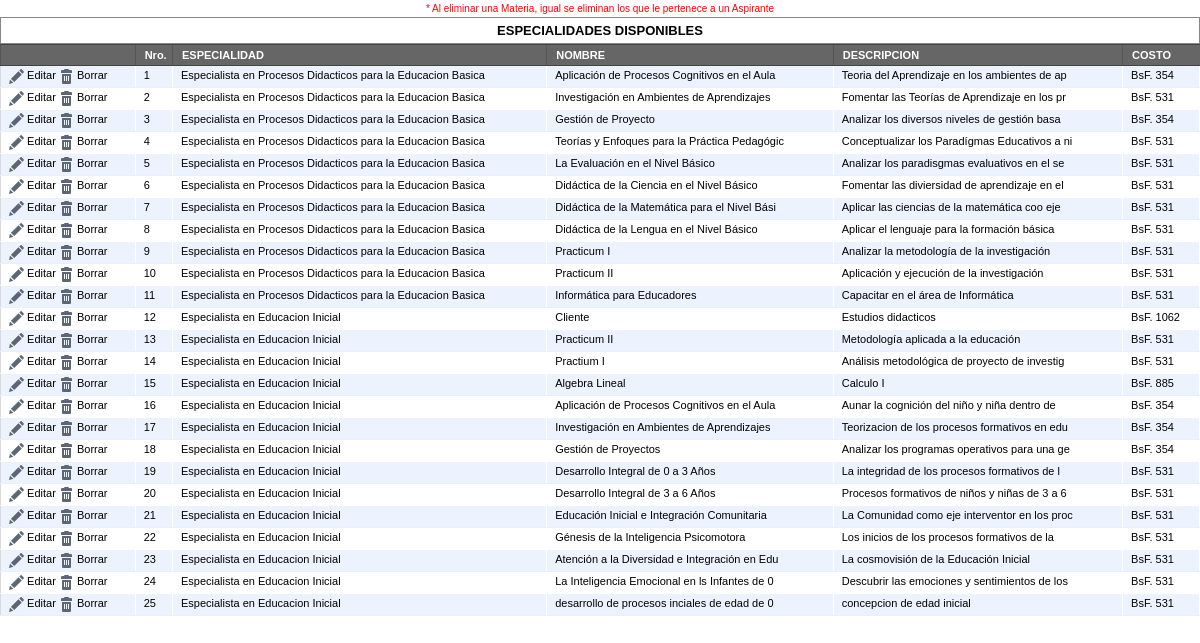
/listacurso.php, run on the app's committed database.
### tables this page shows
CREATE TABLE IF NOT EXISTS `curso` (
  `idcurso` int(10) unsigned NOT NULL,
  `especialidad` varchar(10) NOT NULL,
  `nombre` varchar(45) NOT NULL,
  `descripcion` varchar(45) NOT NULL,
  `uc` int(2) NOT NULL
);

CREATE TABLE IF NOT EXISTS `especialidad` (
  `cod_especialidad` varchar(10) NOT NULL,
  `especialidad` varchar(300) NOT NULL,
  `uc` int(3) NOT NULL
);

### listacurso.php (the view, shortened to what this page needs)
<link href="css/main.css" rel="stylesheet" type="text/css"/>
<link href="css/tablas.css" rel="stylesheet" type="text/css" />
<small><font color="red">* Al eliminar una Materia, igual se eliminan los que le pertenece a un Aspirante</font></small>
<table width="100%">
		<tr>
		<td class="down1">
		<strong><center> ESPECIALIDADES DISPONIBLES </center></strong>
		</td>
		</tr>
		</table>
<table id="table" cellspacing="0" width="100%">
 <thead>
  <tr class="asc" id="head">
   <th></th>
   <th>Nro.</th>
   <th>ESPECIALIDAD</th>
   <th>NOMBRE</th>
   <th>DESCRIPCION</th>
   <th>COSTO</th>
  </tr>
 </thead>
 <tbody id="tbody">
 <?php
 include('config.php');
 $contador = 0;
 $sql = "SELECT * FROM curso order by especialidad";
 $rs  = mysql_query($sql,$conexion);
 if(mysql_num_rows($rs) !=0 ){
	while($row=mysql_fetch_assoc($rs)){
		$class="odd";
		$contador = $contador + 1;
		if($contador%2){$class="even";}
		$especialidad = $row['especialidad'];
		$costo_curso = $row['uc']*177;
		$sql1 = "SELECT especialidad FROM especialidad WHERE cod_especialidad ='{$especialidad}'";
		$rs1  = mysql_query($sql1,$conexion);
		if(mysql_num_rows($rs1) !=0 ){
			$espec = mysql_fetch_assoc($rs1);
		echo '<tr class="'.$class.'">';
		echo '<td>';
	    echo '<img src="imagenes/actions-edit.png" onclick="editar('.$row['idcurso'].')"/> Editar ';
		echo '<img src="imagenes/actions-delete.png" onclick="eliminar('.$row['idcurso'].')"/> Borrar';
		echo '</td>';
		echo '<td>'.$contador.'</td>';
		echo '<td>'.$espec['especialidad'].'</td>';
		echo '<td>'.$row['nombre'].'</td>';
		echo '<td>'.$row['descripcion'].'</td>';
		echo '<td>BsF. '.$costo_curso.'</td>';
		echo '</tr>';
	}
}
 }else{
	echo '<tr><td colspan=7><center>No Existe Registros</center></td></tr>';
 }
 ?>
 </tbody>
</table>

### css/main.css (style rules this page uses)
html, body, div, span, applet, object, iframe, h1, h2, h3, h4, h5, h6, p, blockquote, pre, a, abbr, acronym, address, big, cite, code, del, dfn, em, font, img, ins, kbd, q, s, samp, small, strike, strong, sub, sup, tt, var, b, u, i, center, dl, dt, dd, ol, ul, li, fieldset, form, label, legend, table, caption, tbody, tfoot, thead, tr, th, td { margin: 0; padding: 0; border: 0; outline: 0; font-size: 100%; vertical-align: top; background: transparent; }
table { border-collapse: collapse; border-spacing: 0; }
.down1 { border: 1px solid #878787; background: #FFFFFF; text-align: left ; font:Geneva, Arial, Helvetica, sans-serif; FONT-SIZE: 13px; clear: both; border-width: 1px; border-style: solid; margin: 0px; padding: 5px; background-repeat: no-repeat; background-position: 0px 50%; -webkit-border-radius: 5px; -moz-border-radius: 5px; }

### css/tablas.css (style rules this page uses)
#table { -moz-user-select:none; cursor:default; font-family:Arial,sans-serif; font-size:11px; width:100%; }
#table th { background:#666666 none repeat scroll 0%; border-bottom:1px solid #444444; border-left:1px solid #555555; border-top:1px solid #444444; color:#FFFFFF; cursor:pointer; padding:4px 0pt 4px 9px; text-align:left; }
#table tr td { border-bottom:1px solid #FFFFFF; border-left:1px solid #D9D9D9; border-top:1px solid #FFFFFF; padding:3px 8px; }
#table tr.even td { background:#EDF3FE none repeat scroll 0%; border-bottom:1px solid #E8F0FF; border-right:1px solid #FFFFFF; border-top:1px solid #E8F0FF; }
#table tr.odd td { background:#FFFFFF none repeat scroll 0%; border-bottom:1px solid #FFFFFF; border-right:1px solid #FFFFFF; border-top:1px solid #FFFFFF; }

### data on the page
curso: especialidad.especialidad "Especialista en Procesos Didacticos para la Educacion Basica", nombre "Aplicación de Procesos Cognitivos en el Aula", descripcion "Teoria del Aprendizaje en los ambientes de ap", uc "354"
curso: especialidad.especialidad "Especialista en Procesos Didacticos para la Educacion Basica", nombre "Investigación en Ambientes de Aprendizajes", descripcion "Fomentar las Teorías de Aprendizaje en los pr", uc "531"
curso: especialidad.especialidad "Especialista en Procesos Didacticos para la Educacion Basica", nombre "Gestión de Proyecto", descripcion "Analizar los diversos niveles de gestión basa", uc "354"
curso: especialidad.especialidad "Especialista en Procesos Didacticos para la Educacion Basica", nombre "Teorías y Enfoques para la Práctica Pedagógic", descripcion "Conceptualizar los Paradígmas Educativos a ni", uc "531"
curso: especialidad.especialidad "Especialista en Procesos Didacticos para la Educacion Basica", nombre "La Evaluación en el Nivel Básico", descripcion "Analizar los paradisgmas evaluativos en el se", uc "531"
curso: especialidad.especialidad "Especialista en Procesos Didacticos para la Educacion Basica", nombre "Didáctica de la Ciencia en el Nivel Básico", descripcion "Fomentar las diviersidad de aprendizaje en el", uc "531"
curso: especialidad.especialidad "Especialista en Procesos Didacticos para la Educacion Basica", nombre "Didáctica de la Matemática para el Nivel Bási", descripcion "Aplicar las ciencias de la matemática coo eje", uc "531"
curso: especialidad.especialidad "Especialista en Procesos Didacticos para la Educacion Basica", nombre "Didáctica de la Lengua en el Nivel Básico", descripcion "Aplicar el lenguaje para la formación básica", uc "531"
curso: especialidad.especialidad "Especialista en Procesos Didacticos para la Educacion Basica", nombre "Practicum I", descripcion "Analizar la metodología de la investigación", uc "531"
curso: especialidad.especialidad "Especialista en Procesos Didacticos para la Educacion Basica", nombre "Practicum II", descripcion "Aplicación y ejecución de la investigación", uc "531"
curso: especialidad.especialidad "Especialista en Procesos Didacticos para la Educacion Basica", nombre "Informática para Educadores", descripcion "Capacitar en el área de Informática", uc "531"
curso: especialidad.especialidad "Especialista en Educacion Inicial", nombre "Cliente", descripcion "Estudios didacticos", uc "1062"
curso: especialidad.especialidad "Especialista en Educacion Inicial", nombre "Practicum II", descripcion "Metodología aplicada a la educación", uc "531"
curso: especialidad.especialidad "Especialista en Educacion Inicial", nombre "Practium I", descripcion "Análisis metodológica de proyecto de investig", uc "531"
curso: especialidad.especialidad "Especialista en Educacion Inicial", nombre "Algebra Lineal", descripcion "Calculo I", uc "885"
curso: especialidad.especialidad "Especialista en Educacion Inicial", nombre "Aplicación de Procesos Cognitivos en el Aula", descripcion "Aunar la cognición del niño y niña dentro de", uc "354"
curso: especialidad.especialidad "Especialista en Educacion Inicial", nombre "Investigación en Ambientes de Aprendizajes", descripcion "Teorizacion de los procesos formativos en edu", uc "354"
curso: especialidad.especialidad "Especialista en Educacion Inicial", nombre "Gestión de Proyectos", descripcion "Analizar los programas operativos para una ge", uc "354"
curso: especialidad.especialidad "Especialista en Educacion Inicial", nombre "Desarrollo Integral de 0 a 3 Años", descripcion "La integridad de los procesos formativos de l", uc "531"
curso: especialidad.especialidad "Especialista en Educacion Inicial", nombre "Desarrollo Integral de 3 a 6 Años", descripcion "Procesos formativos de niños y niñas de 3 a 6", uc "531"
curso: especialidad.especialidad "Especialista en Educacion Inicial", nombre "Educación Inicial e Integración Comunitaria", descripcion "La Comunidad como eje interventor en los proc", uc "531"
curso: especialidad.especialidad "Especialista en Educacion Inicial", nombre "Génesis de la Inteligencia Psicomotora", descripcion "Los inicios de los procesos formativos de la", uc "531"
curso: especialidad.especialidad "Especialista en Educacion Inicial", nombre "Atención a la Diversidad e Integración en Edu", descripcion "La cosmovisión de la Educación Inicial", uc "531"
curso: especialidad.especialidad "Especialista en Educacion Inicial", nombre "La Inteligencia Emocional en ls Infantes de 0", descripcion "Descubrir las emociones y sentimientos de los", uc "531"
curso: especialidad.especialidad "Especialista en Educacion Inicial", nombre "desarrollo de procesos inciales de edad de 0", descripcion "concepcion de edad inicial", uc "531"
